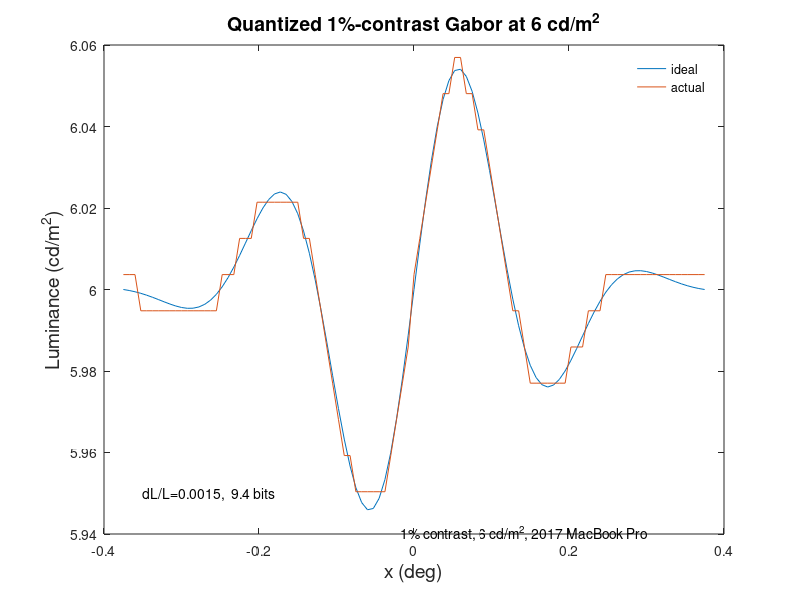

The MATLAB script that drew this image:
% Plot % contrast Gabor imaged with n-bit luminance precision.
% n=-log2(dL/L);
b=9.4;
L=6; % cd/m^2
dL=L/2^b;
o.targetGaborPhaseDeg=0; % Phase offset of sinewave in deg at center of gabor.
o.targetGaborSpaceConstantCycles=0.75; % The 1/e space constant of the gaussian envelope in cycles of the sinewave.
o.targetGaborCycles=3; % cycles of the sinewave in targetHeight
o.targetCyclesPerDeg=4;
x=(-0.5:.01:.5)*o.targetGaborCycles/o.targetCyclesPerDeg;
g=sin(2*pi.*x.*o.targetCyclesPerDeg).*exp(-(x.*o.targetCyclesPerDeg./o.targetGaborSpaceConstantCycles).^2);
im=L*(1+0.01*g);
q=dL*round(im/dL);
plot(x,im,x,q);
xlabel('x (deg)','FontSize',14);
ylabel('Luminance (cd/m^2)','FontSize',14);
legend('ideal','actual');
legend boxoff
text(-.35,5.95,sprintf('dL/L=%.4f,  %.1f bits',dL/L,-log2(dL/L)),'FontSize',10);
title('Quantized 1%-contrast Gabor at 6 cd/m^2','FontSize',14);
msg=sprintf('1%% contrast, 6 cd/m^2, 2017 MacBook Pro');
annotation('textbox',[.5 .1 .3 .1],'String',msg,'FitBoxToText','on','FontSize',10,'LineStyle','none');
name='quantizedGaborAtLuminance6';
print(gcf,'-dpng',[name,'.png']); % Save figure as png file.
